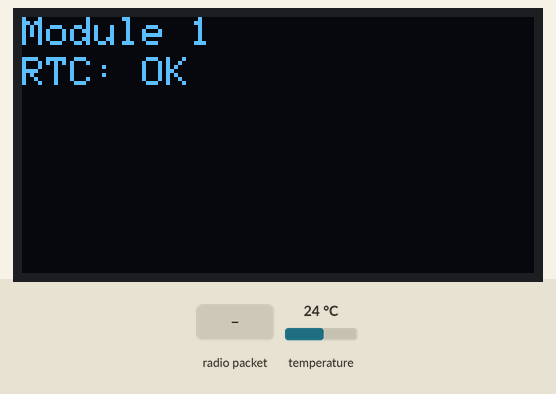
This sketch was run on a simulated ESP32. Shown: 128×64 one-colour display. The inputs (shaded band) are chosen by the test bench; at power-on: temperature 24 °C. The local clock reads 2024-03-15 10:24:30 at power-on unless the sketch sets it; what the sketch prints to the serial monitor is not drawn.

Above: at 4.1 s.
At 8.3 s:
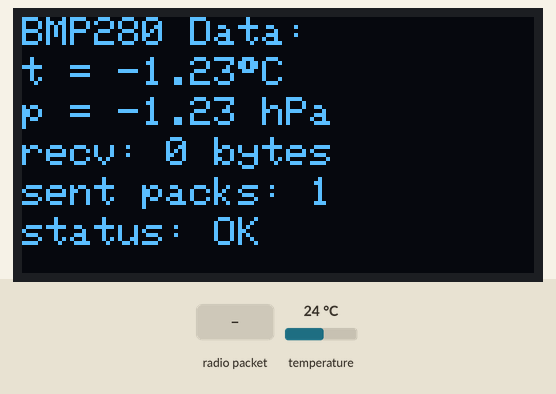
8.4 s: radio packet "1" arrives
At 13.3 s:
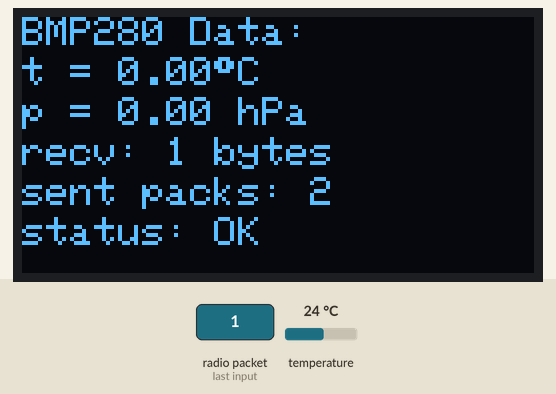
17.7 s: temperature set to 9 °C
Timing chart, 0 to 20.7 s (numbered marks = the images above; inputs shaded):
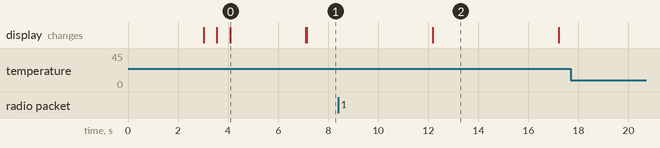

Measured:
- what the display in image 0 shows lasts 3.0 s, from 4.1 s to 7.1 s

The sketch:

Module_01_ESP-NOW_TwoWayCom.ino
```cpp
/*
* Module_01_ESP-NOW_TwoWayCom.ino
*
*/


// --> Load libraries
#include <esp_now.h>
#include <WiFi.h>
#include <Wire.h>
#include "RTClib.h"
#include <Adafruit_GFX.h>
#include <Adafruit_SSD1306.h>
#include "Commom_structs_functions.h"


/******************************************
** Constants and Global scope variables  **
******************************************/
// Parametros do display OLED
#define OLED_RESET -1 // My OLED display don't have a 'Reset' pin
#define SCREEN_WIDTH 128
#define SCREEN_HEIGHT 64
#define I2C_ADDRESS_OLED 0x3C // I2C address of the OLED display

// MAC Address of the second ESP32 module
const uint8_t MAC_MODULE2[] = { 0xFF, 0xFF, 0xFF, 0xFF, 0xFF, 0xFF };

// Wi-Fi channel
#define CHAN_AP 2

// Global scope variables
int received_bytes = 0, sent_packs = 0;
//String str_date = "", str_time = "";
RTC_Data obj_rtc_data; //Hora e temperatura
BMP280_Data obj_bmp280_data; //Dados a serem recebidos
String status_msg = "--";


/*********************************************************
** Objects o control the devices connected to the ESP32 **
*********************************************************/
Adafruit_SSD1306 oled(SCREEN_WIDTH, SCREEN_HEIGHT, &Wire, OLED_RESET); //Objeto para controlar o display OLED
RTC_DS3231 rtc; //Real Time Clock DS3231


/******************************
** Function prototypes       **
*****************************/
// Callback functions:
void fcalback_data_sent( const uint8_t *mac_addr, esp_now_send_status_t deliv_status );
void fcalback_data_received(const uint8_t * mac, const uint8_t *received_data, int len);


// Auxiliary functions
void print_rtc_data_in_serial( RTC_Data *p_rtc_data );
void read_rtc_data( RTC_Data *p_rtc_data );
void print_data_oled_display( BMP280_Data struct_bmp, int recv, int sent, String msg );


/******************
** setup()       **
******************/
void setup() {
      // Give initial values to the fields of 'obj_bmp280_data'
      obj_bmp280_data.t = -1.23; obj_bmp280_data.p = -1.23;

      //Activate the monitor serial
      Serial.begin( 115200 );
      delay(3000);

      // Initialize the OLED display
      Serial.print( "Initializing the OLED display SSD1306..." );
      oled.begin(SSD1306_SWITCHCAPVCC, I2C_ADDRESS_OLED);
      delay(500); Serial.println( "Ok" );

      // Write the OLED  display status:
      oled.clearDisplay(); oled.setTextSize(1); oled.setTextColor(WHITE);
      oled.setCursor(0, 0); oled.print("Module 1");
      oled.setCursor(0, 10); oled.print("RTC: ");
      oled.display();


      //  Initialize the RTC:
      Serial.print( "Initializing the RTC DS3231..." );
      if( !rtc.begin() ){  Serial.println("ERROR");  oled.print("--");  }
      else{  delay(500); Serial.println("OK"); oled.print("OK");  }
      oled.display();


      // Initialize the ESP-NOW:
      Serial.print( "Initializing the ESP-NOW..." );
      oled.setCursor(0, 20); oled.print("ESP-NOW: ");
      WiFi.mode(WIFI_STA);
      if( esp_now_init() != ESP_OK ){
            Serial.println("ERROR");
            oled.print("--");
            return;
      }
      else{
            delay(500);
            oled.print("OK");
            Serial.println("OK");
     }


     // Register the callback function for sending data
     esp_now_register_send_cb(fcalback_data_sent);
     Serial.print( "Registering the callback function for SENDING data..." );
     oled.setCursor(0, 30); oled.print("Callback S: ");
     Serial.print("Registering the peer device...");
     delay(500); Serial.println("OK");


     // Register the peer device which will receive the data:
      esp_now_peer_info_t peerInfo;
      memcpy(peerInfo.peer_addr, MAC_MODULE2, 6);
      peerInfo.channel = CHAN_AP;
      peerInfo.encrypt = false;

      Serial.print("Registering the peer device...");
      oled.setCursor(0, 40); oled.print("peerInfo: ");

      // Adicionar o receptor:
      if( esp_now_add_peer(&peerInfo) != ESP_OK ){
            Serial.println("ERRO!");
            return;
      }
      delay(500); Serial.println("OK"); oled.print("OK");


      // Register the callback function for receiving data
     esp_now_register_recv_cb(fcalback_data_received);
     Serial.print( "Registering the callback function for RECEIVING data..." );
     oled.setCursor(0, 50); oled.print("Callback R: ");
     Serial.print("Registering the peer device...");
     delay(500); Serial.println("OK");

      Serial.println("------------------------\n\n");
      delay(1000);


     // Write the initial values in the oled display
     print_data_oled_display(obj_bmp280_data, received_bytes, sent_packs, status_msg);
}


/****************
** loop()      **
****************/
void loop() {
      // Read the data in the RTC:
      read_rtc_data( &obj_rtc_data );

      // Write the RTC data in the monitor serial:
      print_rtc_data_in_serial( &obj_rtc_data );


      // Send the data using the ESP-NOW
      esp_err_t result = esp_now_send(MAC_MODULE2, (uint8_t *) &obj_rtc_data, sizeof(obj_rtc_data));

      if( result == ESP_OK ){ Serial.println("Message successfully sent!"); }
      else{ Serial.println("Error in sending the message"); }

      // --> Write the number of received bytes in the OLED display
      print_rtc_data_in_serial(&obj_rtc_data);
      print_data_oled_display(obj_bmp280_data, received_bytes, sent_packs, status_msg);

      // Wait 5s before sending a new message
      delay(5000);
}


/*************************
** Callback functions   **
*************************/
// --> Function called whenever the data is sent
void fcalback_data_sent( const uint8_t *mac_addr, esp_now_send_status_t deliv_status ){
      Serial.print("\r\nLast Packet Send Status:\t");
      // Update the global variable 'status_msg'
      if( deliv_status == ESP_NOW_SEND_SUCCESS ){
            Serial.println("Delivery Success");

            // Update 'status_msg' and 'sent_packs'
            status_msg = "OK";
            ++sent_packs;
      }
      else {
            Serial.println("Delivery Fail");
            // Update 'status_msg'
            status_msg = "--";
      }
}


// --> Function called whenever the data is received
void fcalback_data_received(const uint8_t * mac, const uint8_t *received_data, int len){
      // Copy 'received_data' content to 'last_picture'
      memcpy(&obj_bmp280_data, received_data, sizeof(obj_bmp280_data));
      // Number o received bytes:
      Serial.print("Bytes received: "); Serial.println(len);

      // --> Size of the received pack:
      received_bytes = len;

      // --> I removed from here. It messes my display
      //print_data_oled_display(obj_bmp280_data, received_bytes, sent_packs, status_msg);
}


/**************************
** Auxiliary functions   **
**************************/
// --> Function which prints the date and time in the monitor serial
void print_rtc_data_in_serial( RTC_Data *p_rtc_data ){
      String str_date = get_formatted_date(p_rtc_data );
      String str_time = get_formatted_hour(p_rtc_data);

      Serial.print("Date = "); Serial.print(str_date);
      Serial.print(";\tTime = "); Serial.print(str_time);
      Serial.print(";\tTemp = "); Serial.print(p_rtc_data->t);
      Serial.println("ºC");
}


void read_rtc_data( RTC_Data *p_rtc_data ){
      DateTime time_now = rtc.now();

      p_rtc_data->hh = (uint8_t) time_now.hour();
      p_rtc_data->hm = (uint8_t) time_now.minute();
      p_rtc_data->hs = (uint8_t) time_now.second();
      p_rtc_data->dy = (uint16_t) time_now.year();
      p_rtc_data->dm = (uint8_t) time_now.month();
      p_rtc_data->dd = (uint8_t) time_now.day();

      // temperature
      p_rtc_data->t = (float) rtc.getTemperature();
}

void print_data_oled_display( BMP280_Data struct_bmp, int recv, int sent, String msg ){
      // Clean the display content
      oled.clearDisplay();
      oled.setTextColor(WHITE);
      oled.setTextSize(1);

      oled.setCursor(0, 0);
      oled.print("BMP280 Data:");

      oled.setCursor(0, 10);
      oled.print("t = ");
      oled.print(struct_bmp.t);
      oled.print(char(247));
      oled.print("C");

      oled.setCursor(0, 20);
      oled.print("p = ");
      oled.print(struct_bmp.p);
      oled.print(" hPa");

      oled.setCursor(0, 30);
      oled.print("recv: ");
      oled.print(recv);
      oled.print(" bytes");

      oled.setCursor(0, 40);
      oled.print("sent packs: ");
      oled.print(sent);

      oled.setCursor(0, 50);
      oled.print("status: ");
      oled.print(msg);
      oled.display();
}
```

Commom_structs_functions.h
```cpp
/*
* Commom_structs_functions.h
*
* -->
*
*/


/*************************
** struct RTC_Data      **
*************************/
struct rtc_data{
      uint16_t dy;
      uint8_t dm;
      uint8_t dd;
      uint8_t hh;
      uint8_t hm;
      uint8_t hs;
      float t;
};

// Type 'RTC_Data'
typedef struct rtc_data RTC_Data;


/*************************
** struct BMP280_Data  **
*************************/
struct bmp280_data {
      float t;
      float p;
};

// Type 'Dados_BMP280'
typedef struct bmp280_data BMP280_Data;


/*************************
** Auxiliary Functions  **
*************************/
String get_formatted_date( RTC_Data *p_str_data ){
      String str_rtc_date = "";

      str_rtc_date += String(p_str_data->dy) + "-";

      if( p_str_data->dm < 10 ){  str_rtc_date += "0";  }
      str_rtc_date += String(p_str_data->dm) + "-";

      if( p_str_data->dd < 10 ){  str_rtc_date += "0";  }
      str_rtc_date += String(p_str_data->dd);

      return  str_rtc_date;
}


String get_formatted_hour( RTC_Data *p_str_data){
      String str_rtc_hour = "";

      if( p_str_data->hh < 10 ){  str_rtc_hour += "0";  }
      str_rtc_hour += String(p_str_data->hh) + ":";

      if( p_str_data->hm < 10 ){  str_rtc_hour += "0";  }
      str_rtc_hour += String(p_str_data->hm) + ":";

      if( p_str_data->hs < 10 ){  str_rtc_hour += "0";  }
      str_rtc_hour += String(p_str_data->hs);

      // Update the 'p_str_data->str_hour' field
      return str_rtc_hour;
}
```
